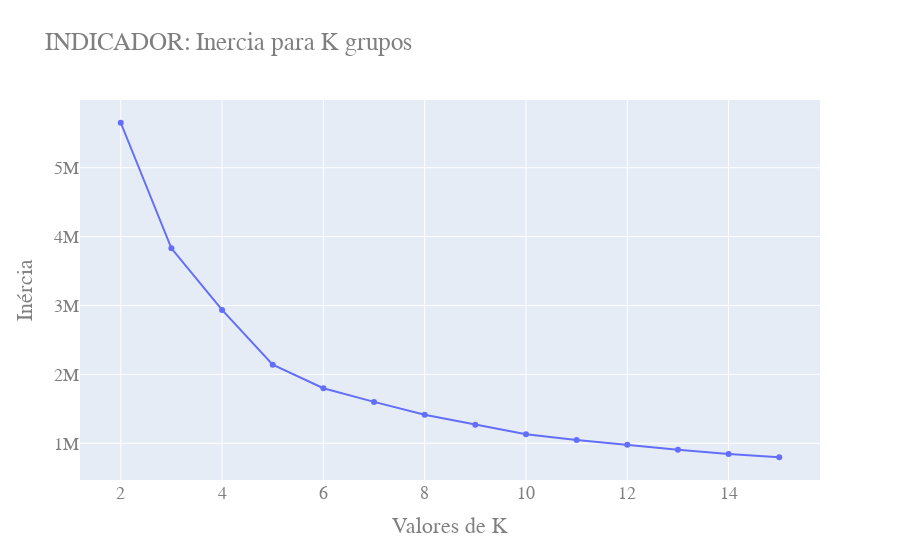

This figure's notebook cell:
### Code cell
fig = go.Figure()
fig.add_trace(go.Scatter(x = faixa_n_clusters, y = valores_inercia))
fig.update_layout(
    title = "INDICADOR: Inercia para K grupos",
    xaxis_title = "Valores de K",
    yaxis_title = "Inércia",
    font = dict(
        family = "Courier New, monospace",
        size=18,
        color="#7f7f7f"
    )
)
fig.show()

### Figure 1 — Plotly figure (JSON) as saved in the notebook; plotly's stock layout.template omitted (floating-point values rounded to 4 significant figures)
{"data": [{"type": "scatter", "x": [2, 3, 4, 5, 6, 7, 8, 9, 10, 11, 12, 13, 14, 15], "y": [5653000.0, 3831000.0, 2935000.0, 2140000.0, 1799000.0, 1600000.0, 1414000.0, 1269000.0, 1132000.0, 1048000.0, 976600.0, 906600.0, 844600.0, 796800.0]}], "layout": {"font": {"color": "#7f7f7f", "family": "Courier New, monospace", "size": 18}, "title": {"text": "INDICADOR: Inercia para K grupos"}, "xaxis": {"title": {"text": "Valores de K"}}, "yaxis": {"title": {"text": "Inércia"}}}}
